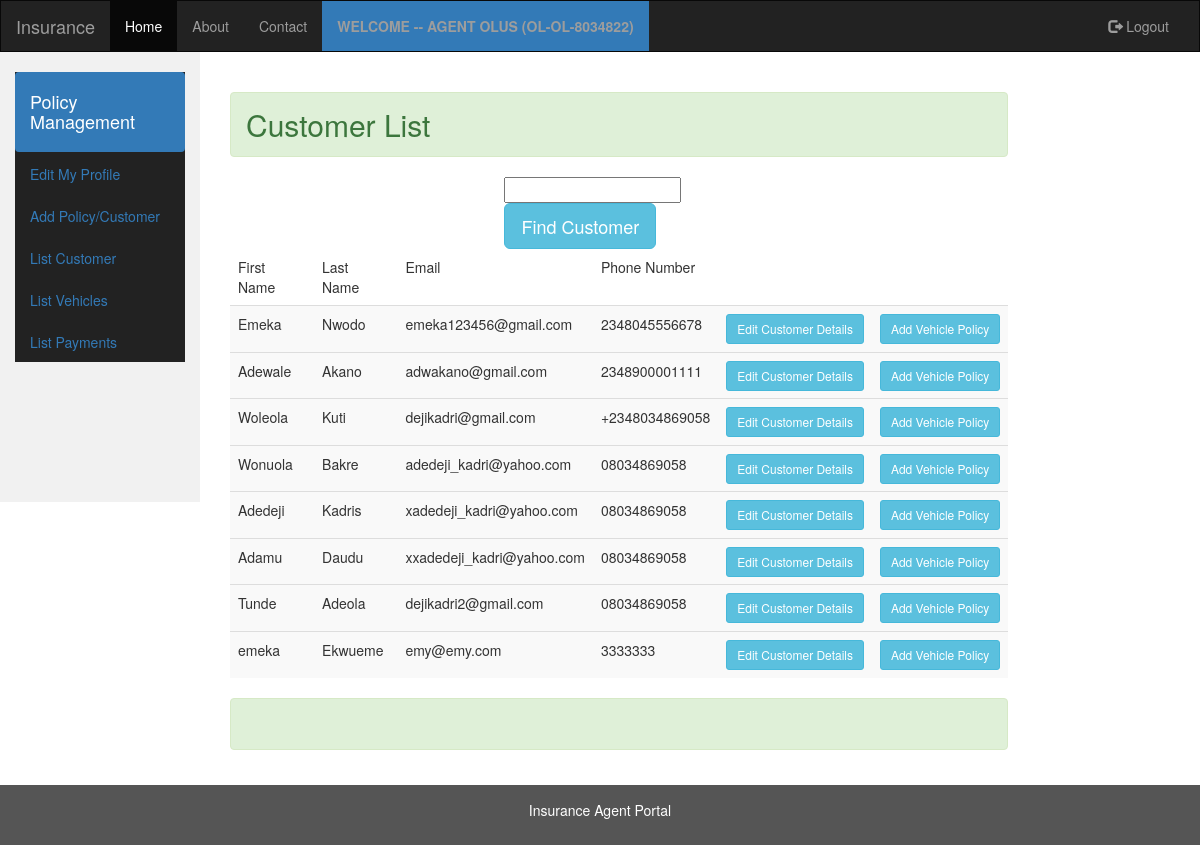
Screenshot of /customers/customerlist/ (signed in) with the database file from the repository.
### customers/models.py (models this page shows, shortened)
class Customer(models.Model):
    agent = models.ForeignKey(Agent)
    first_name = models.CharField(max_length=120)
    last_name = models.CharField(max_length=100)
    email = models.EmailField(max_length=100)
    phone_number = models.CharField(max_length=30)
    created_date = models.DateTimeField(auto_now_add=True)
    updated_date = models.DateTimeField(auto_now=True)

### customers/views.py (the view)
class ListCustomerByAgent(AgentIsLoggedInMixin, ListView):
    context_object_name = 'customers'
    template_name = 'customers/customer_list_by_agent.html'
    def get_queryset(self):
        return Customer.objects.filter(agent_id=self.request.session['agent_id'])

### apputils/mixins.py (called while the page is built)
        def dispatch(self, request, *args, **kwargs):
            if not request.session.get('agent_id', None):
                print("yyyyyyyyyyy")
                return redirect('agentslogin')
            return super(AgentIsLoggedInMixin, self).dispatch(request, *args, **kwargs)

### templates/customers/customer_list_by_agent.html (shortened to what this page needs)
{% extends '../common/base2.html'%}
{% block content %}
        <div class="col-md-10 form-group form-group-lg ">
            <h2 class="alert alert-success " >Customer List</h2>
             <div class="col-md-4 col-md-offset-4">
                    <form action="{% url 'findcustomer' %}" method="POST">
                    <input name="q" type="text">
                        <button  type="submit" class="btn btn-lg btn-info" role="button">Find  Customer</button>
                    </form>
                </div>
                                 <table class=" table-hover table table-striped  "  >
                    <thead>
                        <tr>
                            <td>First Name</td>
                            <td>Last Name</td>
                            <td>Email</td>
                            <td>Phone Number</td>
                            <td></td>
                            <td></td>
                        </tr>
                    </thead>
                    {% for customer in customers %}
                       <tr>
                           <td>{{ customer.first_name }} </td>
                           <td>{{ customer.last_name }}</td>
                           <td>{{ customer.email }}</td>
                           <td>{{ customer.phone_number }}</td>
                           <td><a href="{% url 'updatecustomer' pk=customer.id %}" class="btn btn-sm btn-info" role="button">Edit Customer Details</a></td>
                           <td><a href="{% url 'addvehicle' customer_id=customer.id %}" class="btn btn-sm btn-info" role="button">Add Vehicle Policy</a></td>
                           {% empty %}
                            <h4>No matching Customer</h4>
                    {% endfor %}
                </table>
                    <div class="alert alert-success" role="alert" id="success_message">  &nbsp</div>
        </div>
{% endblock %}

### rows the page displays
Customer: first_name "Emeka", last_name "Nwodo", email "emeka123456@gmail.com", phone_number "2348045556678"
Customer: first_name "Adewale", last_name "Akano", email "adwakano@gmail.com", phone_number "2348900001111"
Customer: first_name "Woleola", last_name "Kuti", email "dejikadri@gmail.com", phone_number "+2348034869058"
Customer: first_name "Wonuola", last_name "Bakre", email "adedeji_kadri@yahoo.com", phone_number "08034869058"
Customer: first_name "Adedeji", last_name "Kadris", email "xadedeji_kadri@yahoo.com", phone_number "08034869058"
Customer: first_name "Adamu", last_name "Daudu", email "xxadedeji_kadri@yahoo.com", phone_number "08034869058"
Customer: first_name "Tunde", last_name "Adeola", email "dejikadri2@gmail.com", phone_number "08034869058"
Customer: first_name "emeka", last_name "Ekwueme", email "emy@emy.com", phone_number "3333333"

### other values shown
{{ request.session.names }} "OLUS"
{{ request.session.agent_number }} "OL-OL-8034822"
